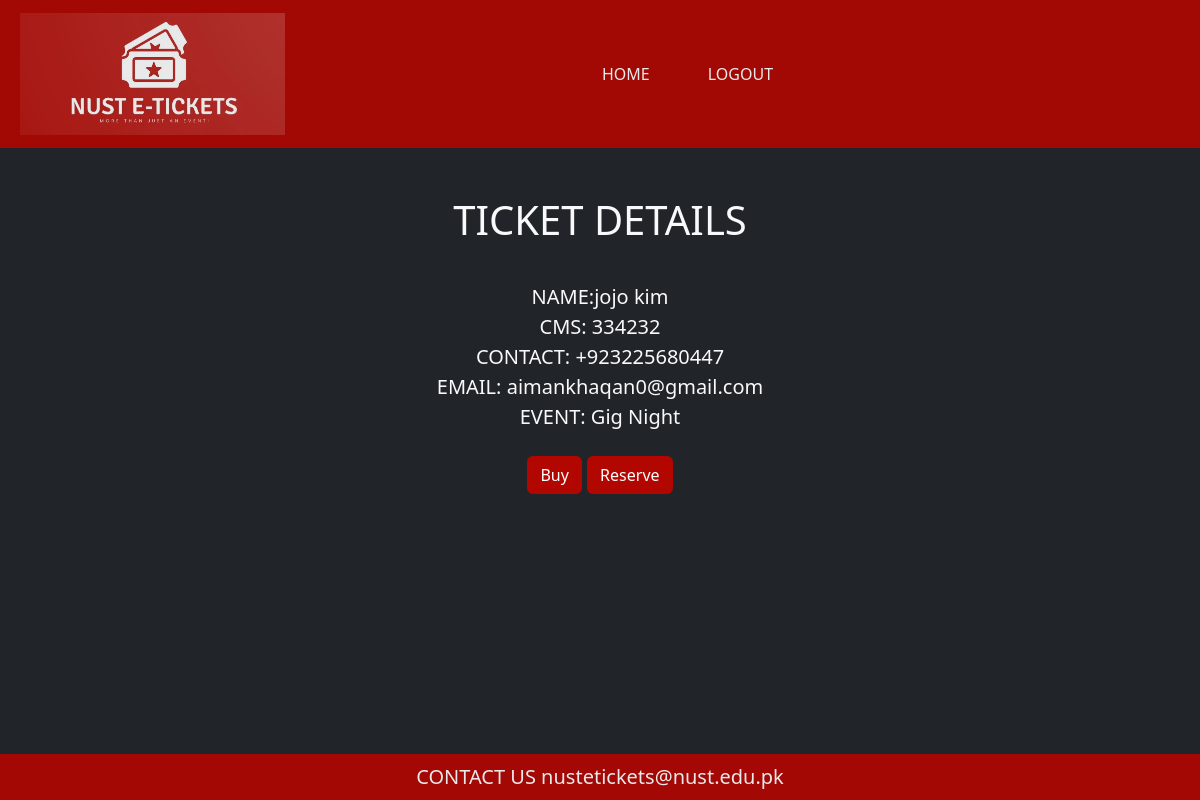
Screenshot of /ticketDetails/Gig Night (signed in) with the database file from the repository.
### accounts/models.py (models this page shows, shortened)
class User_Account(AbstractUser):
    id = None
    last_login = None
    username = models.IntegerField(primary_key=True)
    email = models.EmailField(max_length=200)
    contact_number = PhoneNumberField(default='+920000000000')

### events/models.py (models this page shows, shortened)
class Event(models.Model):
    name = models.CharField(max_length=255,primary_key=True)
    organizer = models.ForeignKey(Organizer,on_delete=models.CASCADE,to_field='society')
    start_date = models.DateTimeField()
    end_date = models.DateTimeField()
    total_tickets = models.IntegerField()
    tickets_sold = models.IntegerField()
    tickets_left = models.IntegerField()
    ticket_price = models.IntegerField()
    event_poster = models.ImageField(default= settings.STATIC_URL+ 'images/down.jpg', upload_to='images/')
    email_sent = models.BooleanField(default=False)
    class Meta:
        ordering =['start_date']

### nusttickets/views.py (the view)
# urls.py: path('ticketDetails/<str:oid>', Tickets, name='ticket'),
def Tickets(request, oid):
    checkTicket()
    event_data = Event.objects.filter(name=oid).first()
    current_user = request.user
    return render(request, 'ticketdetails.html', context={'current_user': current_user, 'event_data': event_data})

### nusttickets/views.py (called while the page is built, shortened)
def checkTicket():
    naive = datetime.now()
    utc = pytz.utc
    gmt5 = pytz.timezone('Etc/GMT+5')
    now = utc.localize(naive).astimezone(gmt5)
    reserved = User_Event.objects.filter(purchase_type='R')

### templates/ticketdetails.html (shortened to what this page needs)
<!DOCTYPE html>
{% extends "base.html" %}
{% load static %}
    {% block content %}
<div class="text-light text-center my-5" >
    <h1 class="display-6">TICKET DETAILS</h1>
<div class="text-left lead" >
<br>
    NAME:{{current_user.first_name}} {{current_user.last_name}}
<br>
    CMS: {{current_user.username}}
<br>
    CONTACT:  {{current_user.contact_number}}
<br>
    EMAIL: {{current_user.email}}
<br>
    EVENT: {{event_data.name}}
<br>
<a class="btn  my-4" style="color:white ;background-color:#B20600;"href="{% url 'buy' oid=event_data.name %}">Buy</a>
<a class="btn  my-4" style="color:white ;background-color:#B20600;"href="{% url 'reserve' oid=event_data.name %}">Reserve</a>
</div>
</div>
{% endblock %}

### rows the page displays
User_Account: first_name "jojo", last_name "kim", username "334232", contact_number "+923225680447", email "aimankhaqan0@gmail.com"
Event: name "Gig Night"
